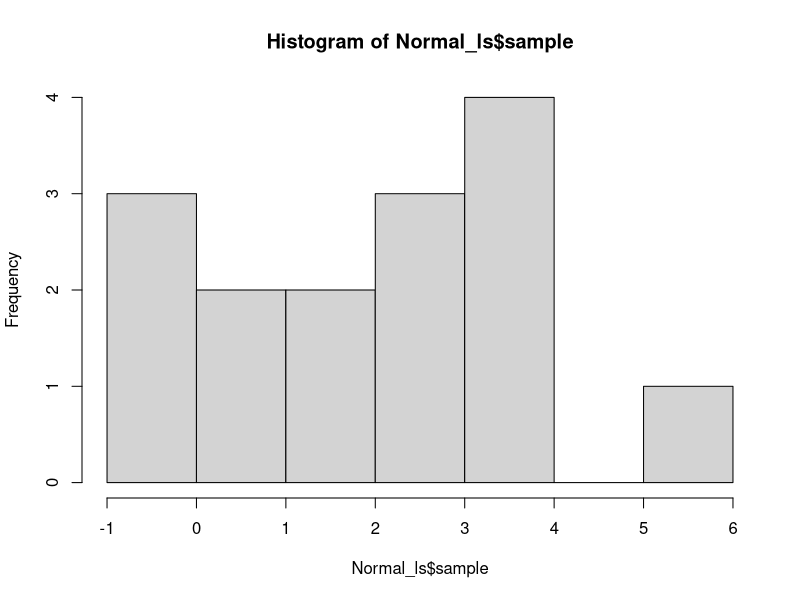
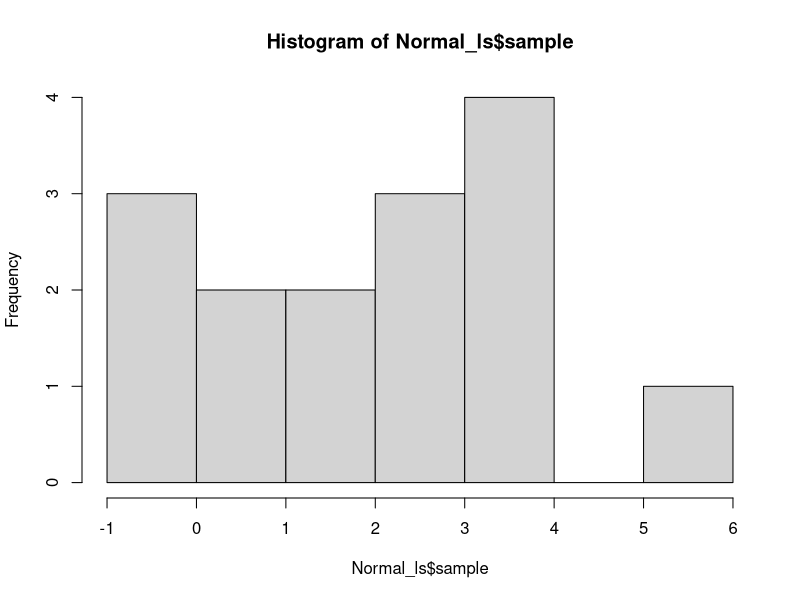
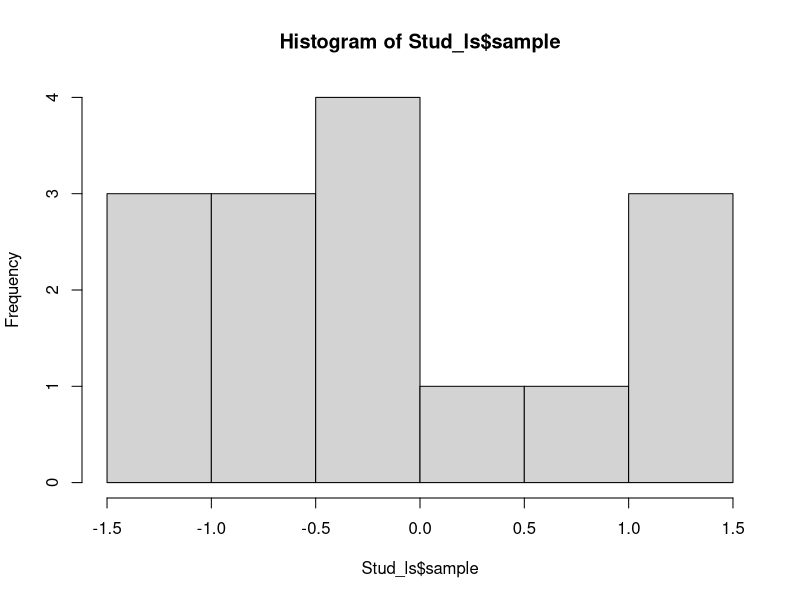
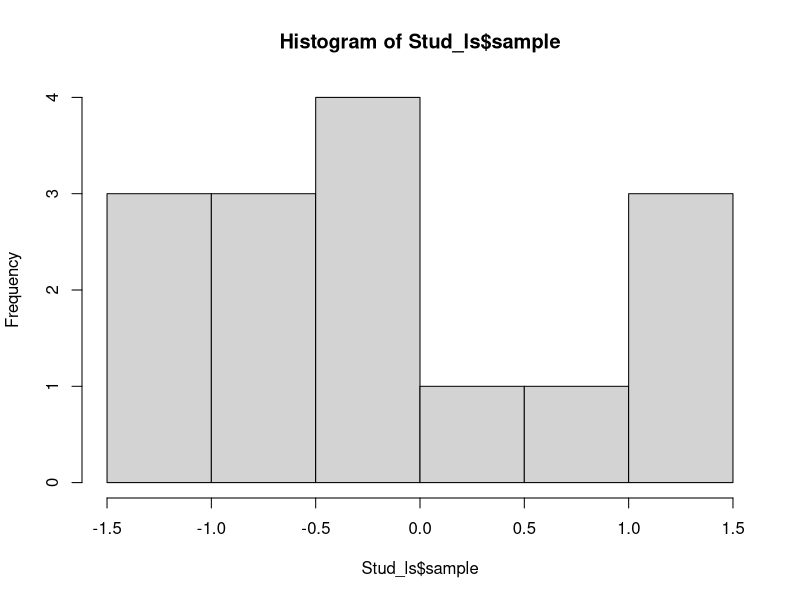
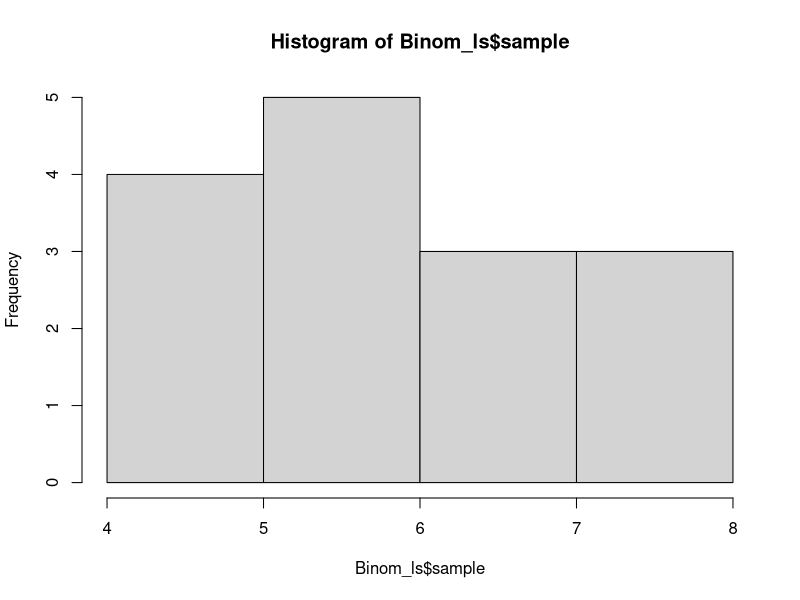
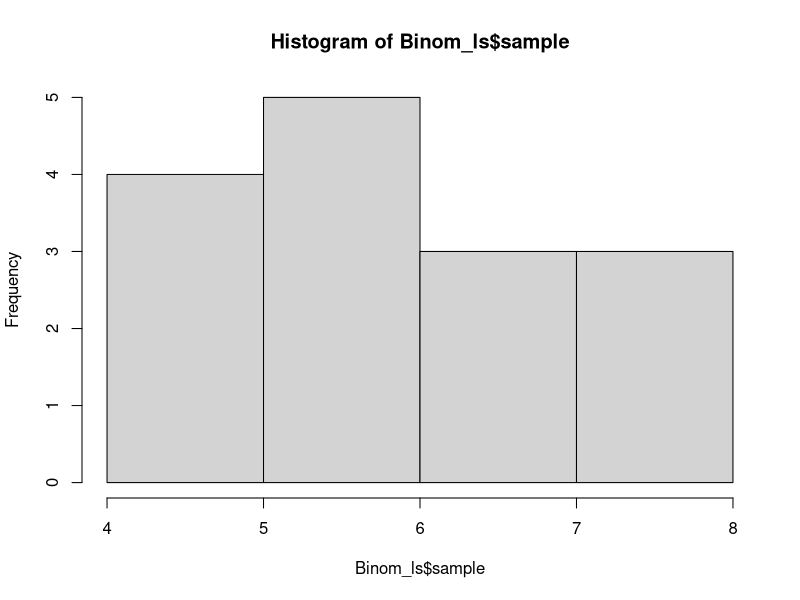
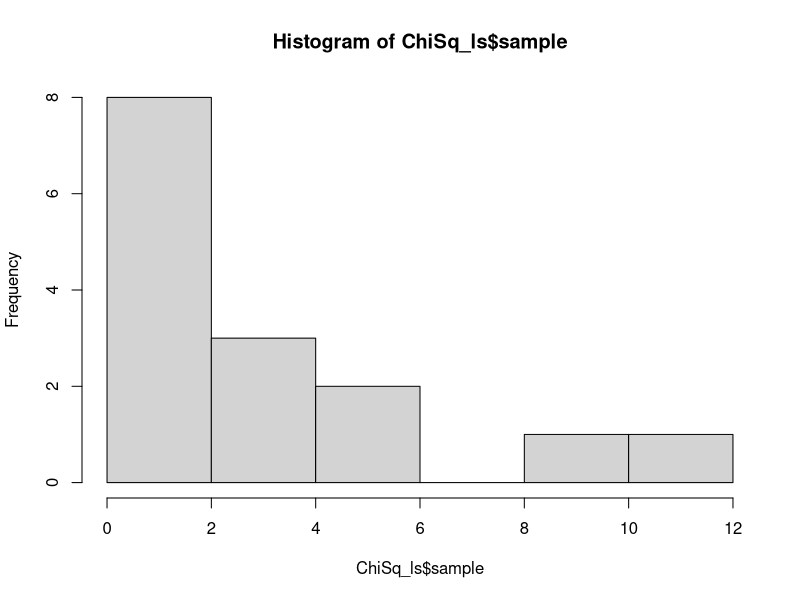
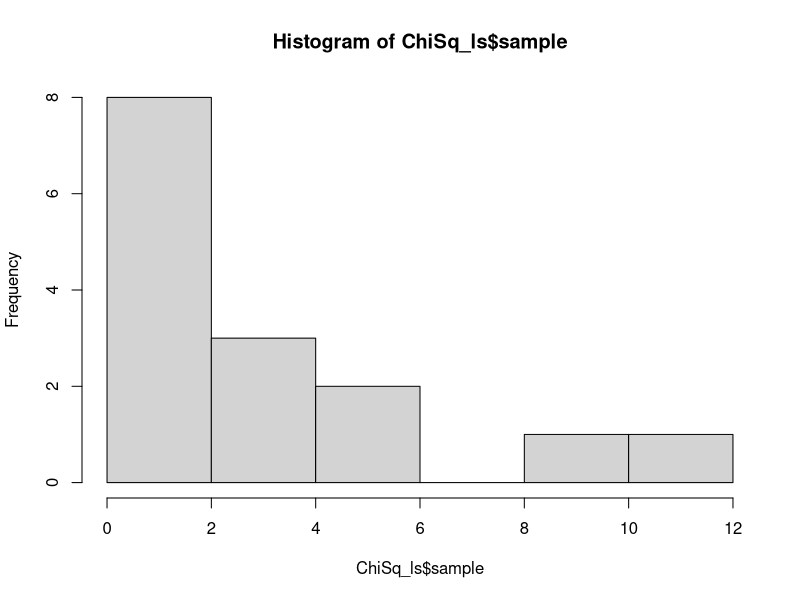

Here is the R script that generated these plots, in order:
## ---- chunk 1
knitr::opts_chunk$set(echo = TRUE)
## ---- chunk 2
# Create the list
x_ls <- list(a = 3L, b = "five")

# What is x_ls?
class(x_ls)
"list"
## ---- chunk 3
# Subset by name

x_ls["a"]

# What is returned by this?
class(x_ls["a"])

# Subset by position
x_ls[1]

# What is returned by this?
class(x_ls[1])
## ---- chunk 4
x_ls[1:2]


# What is returned by this?
class(x_ls[1:2])

## ---- chunk 5
# Subset by name
x_ls[["a"]]

# What is returned by this?
class(x_ls[["a"]])

# Subset by position
x_ls[[1]]

# What is returned by this?
class(x_ls[[1]])
## ---- chunk 6
x_ls$a

# What is returned by this?
class(x_ls$a)
## ---- chunk 7
Normal_ls<- list(
  DistName ="Normal",
  params = c(mu =2, var=5),
  sample = rnorm(n=15, mean=2, sd=sqrt(5))
  )

#Normal_ls[["hist"]]<- hist(Normal_ls[[3]])   # or
Normal_ls$hist<- hist(Normal_ls$sample) 
## ---- chunk 8
Normal_ls[c("DistName", "params")]
hist(Normal_ls$sample)
## ---- chunk 9
summary(Normal_ls$sample)
var(Normal_ls$sample)
## ---- chunk 10


mu <- 5
sd <- 2
n <- 15
xbar <- 2
z <- (xbar-mu)/(sd/sqrt(n))
z

#chisq.test(sample, simulate.p.value = TRUE, B = 15)

## ---- chunk 11
Stud_ls<- list(
  DistName ="Student's t",
  params = c(nu = 4),
  sample = rt(n=15, df=4)
  )

Stud_ls$hist<- hist(Stud_ls$sample) 
Stud_ls$hist

Stud_ls[c("DistName", "params")]
hist(Stud_ls$sample)

summary(Stud_ls$sample)
var(Stud_ls$sample)

t.test(Stud_ls$sample)

## ---- chunk 12
Binom_ls<- list(
  DistName ="Binomial",
  params = c(n = 9, p = 2/3),
  sample = rbinom(n=15, size=9, prob=2/3)
  )

Binom_ls$hist<- hist(Binom_ls$sample) 
Binom_ls$hist

Binom_ls[c("DistName", "params")]
hist(Binom_ls$sample)

summary(Binom_ls$sample)
var(Binom_ls$sample)

t.test(Binom_ls$sample)
# Ho = 
## ---- chunk 13
ChiSq_ls<- list(
  DistName ="Chi Square",
  params = c(nu = 2),
  sample = rchisq(n=15, df=2, ncp=0)
  )

ChiSq_ls$hist<- hist(ChiSq_ls$sample) 
ChiSq_ls$hist

ChiSq_ls[c("DistName", "params")]
hist(ChiSq_ls$sample)

summary(ChiSq_ls$sample)
var(ChiSq_ls$sample)
## ---- chunk 14
Fdist_ls<- list(
  DistName ="F Distribution",
  params = c(n = 90, m = 12),
  sample = rf(n=15, df1=90, df2=12)
  )

Fdist_ls$hist<- hist(Fdist_ls$sample) 
Fdist_ls$hist

Fdist_ls[c("DistName", "params")]
hist(Fdist_ls$sample)

summary(Fdist_ls$sample)
var(Fdist_ls$sample)
## ---- chunk 15
NegBinom_ls<- list(
  DistName ="Negative binomial",
  params = c(n = 5, p = 1/2),
  sample = rnbinom(n = 15, size = 5, prob = 0.5)
  )

NegBinom_ls$hist<- hist(NegBinom_ls$sample) 
NegBinom_ls$hist

NegBinom_ls[c("DistName", "params")]
hist(NegBinom_ls$sample)

summary(NegBinom_ls$sample)
var(NegBinom_ls$sample)
## ---- chunk 16
Pois_ls<- list(
  DistName ="Negative binomial",
  params = c(lambda = 3),
  sample = rpois(n=15, 3)
  )

Pois_ls$hist<- hist(Pois_ls$sample) 
Pois_ls$hist

Pois_ls[c("DistName", "params")]
hist(Pois_ls$sample)

summary(Pois_ls$sample)
var(Pois_ls$sample)
